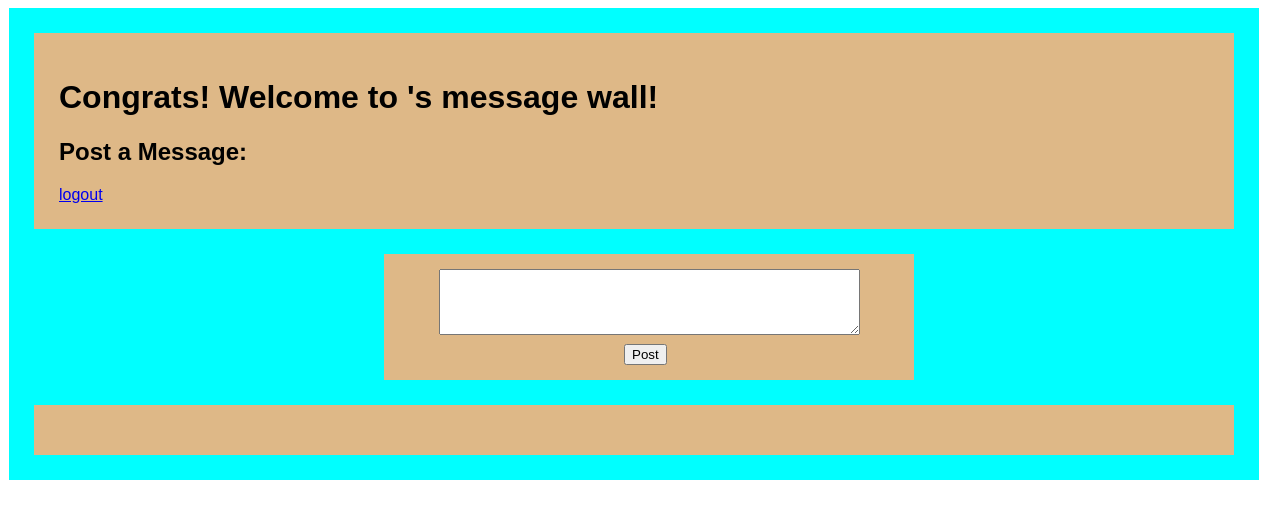
Before: /success with the older database file.
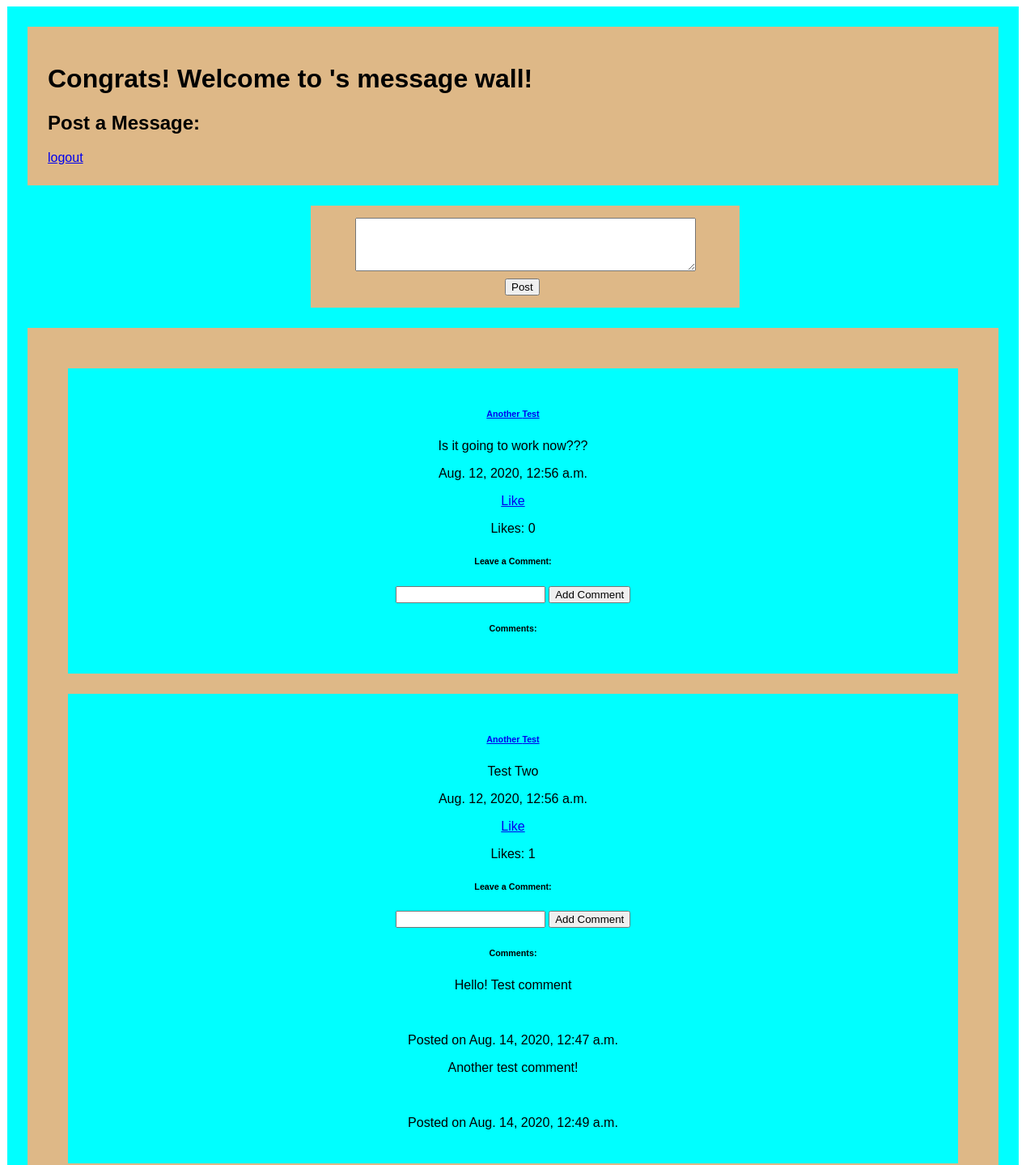
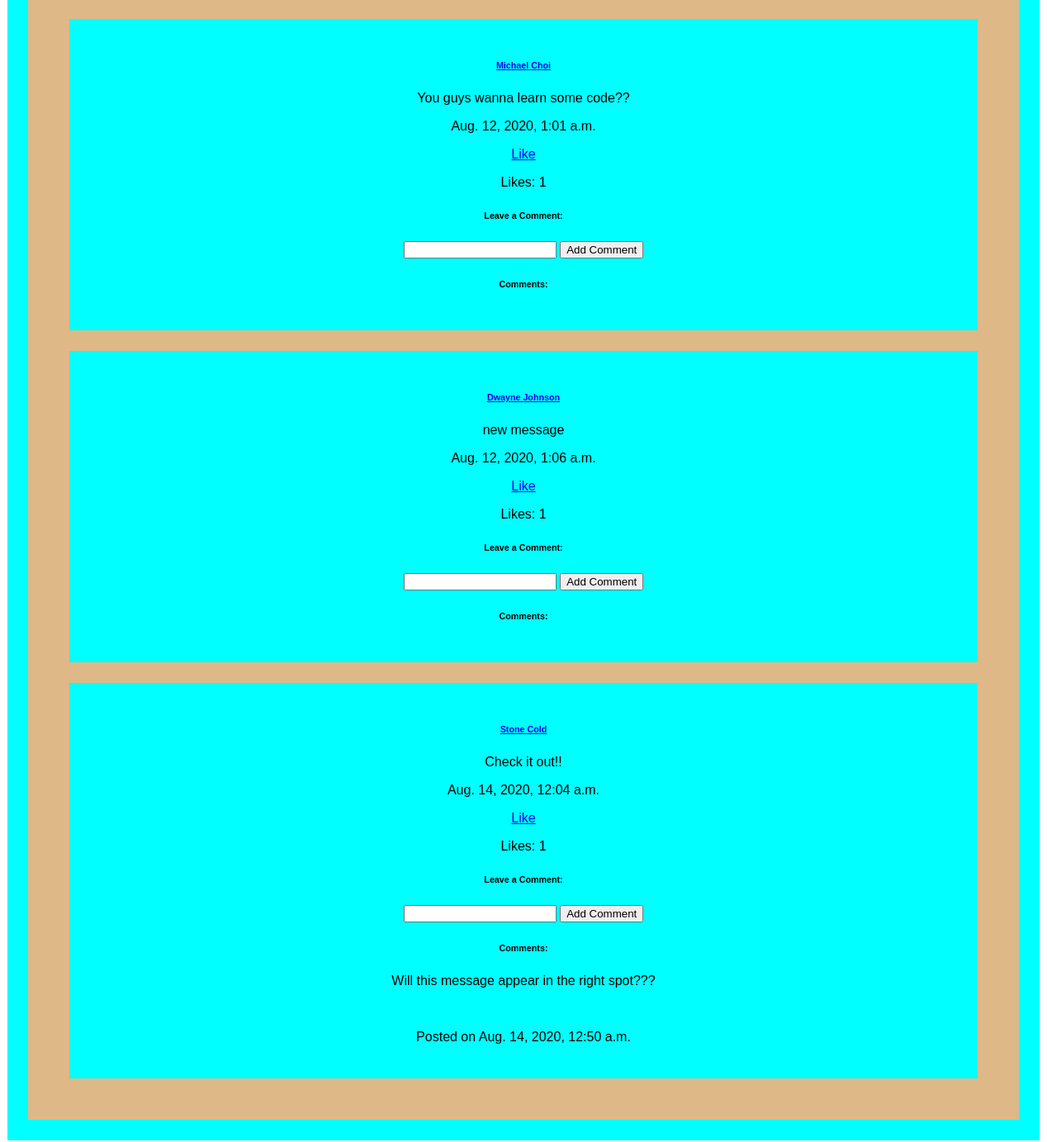
After: the same page with the newer database file (2 pictures, top to bottom).
### social/models.py (models this page shows)
class Wall_Message(models.Model):
    content = models.CharField(max_length=255)
    poster = models.ForeignKey(User, related_name="messages", on_delete=models.CASCADE)
    likes = models.ManyToManyField(User, related_name="likes")
    created_at = models.DateTimeField(auto_now_add=True)
    updated_at = models.DateTimeField(auto_now=True)
    objects = MessageManager()

class User(models.Model):
    first_name = models.CharField(max_length=255)
    last_name = models.CharField(max_length=255)
    email = models.CharField(max_length=255)
    password = models.CharField(max_length=255)
    created_at = models.DateTimeField(auto_now_add=True)
    updated_at = models.DateTimeField(auto_now=True)
    objects = UserManager()

class Comment(models.Model):
    content = models.CharField(max_length=255)
    poster = models.ForeignKey(User, related_name="comments", on_delete=models.CASCADE)
    message = models.ForeignKey(Wall_Message, related_name="comments", on_delete=models.CASCADE)
    created_at = models.DateTimeField(auto_now_add=True)
    updated_at = models.DateTimeField(auto_now=True)

### social/views.py (the view)
# urls.py: path('success', views.success),
def success(request):
    context = {
        'all_messages': Wall_Message.objects.all()
    }
    return render(request, 'success.html', context)

### social/templates/success.html (shortened to what this page needs)
<!DOCTYPE html>
<html lang="en">
<head>
    {% load static %}
    <link rel="stylesheet" href="{% static 'style.css' %}">
    <link rel="stylesheet" href="{% static 'mess_style.css' %}">
</head>
<body>
    <div id="wrapper">
        <div id="header">
        <h1>Congrats! Welcome to {{request.session.name}}'s message wall!</h1>
        <h2>Post a Message:</h2>
        <a href="/logout">logout</a>
        </div>
        <form id='mess_form' action="/create_message" method=POST>
            <textarea rows="4" cols="50" name="content"></textarea>
            <input class='submit' type="submit" value="Post">
        </form>
        <div id="messages">
            {% for one_mess in all_messages %}
            <div class="message">
                <h6><a href="/profile/{{one_mess.poster.id}}">{{one_mess.poster.first_name}} {{one_mess.poster.last_name}}</a></h6>
                <p>{{one_mess.content}}</p>
                <p>{{one_mess.created_at}}</p>
                <a href="/like/{{one_mess.id}}">Like</a>
                <p>Likes: {{one_mess.likes.count}}</p>
                <h6>Leave a Comment:</h6>
                <form action="/add_comment/{{one_mess.id}}" method=POST>
                    <input type="text" name='content'>
                    <input type="submit" value="Add Comment">
                </form>
                <h6>Comments:</h6>
                {% for one_comm in one_mess.comments.all %}
                <p>{{one_comm.content}}</p><br>
                <p>Posted on {{one_comm.created_at}}</p>
                {% endfor %}
            </div>
            {% endfor %}
        </div>
    </div>
</body>
</html>

### social/static/style.css (style rules this page uses)
#wrapper { font-family: sans-serif; margin: 0px auto; width: 1200px; background-color: aqua; padding: 25px; }
#header { padding: 25px; background-color: burlywood; margin-bottom: 25px; }
.submit { display: block; margin-top: 25px; margin-left: 120px; }

### social/static/mess_style.css (style rules this page uses)
#mess_form { margin-left: 500px; background-color: burlywood; text-align: center; padding: 15px; margin: 25px; width: 500px; margin-left: 350px; }
.submit { display: block; margin-top: 5px; margin-left: 225px; }
#messages { background-color: burlywood; padding: 25px; }
.message { background-color: aqua; text-align: center; margin: 25px; padding: 25px; }

Changed rows visible on the page:
added Wall_Message: poster.first_name "Another", poster.last_name "Test", content "Is it going to work now???", created_at "Aug. 12, 2020, 12:56 a.m.", likes.count "0"
added Wall_Message: poster.first_name "Another", poster.last_name "Test", content "Test Two", created_at "Aug. 12, 2020, 12:56 a.m.", likes.count "1"
added Comment: content "Hello! Test comment", created_at "Aug. 14, 2020, 12:47 a.m.", shown under "Another"
added Comment: content "Another test comment!", created_at "Aug. 14, 2020, 12:49 a.m.", shown under "Another"
added Wall_Message: poster.first_name "Michael", poster.last_name "Choi", content "You guys wanna learn some code??", created_at "Aug. 12, 2020, 1:01 a.m.", likes.count "1"
added Wall_Message: poster.first_name "Dwayne", poster.last_name "Johnson", content "new message", created_at "Aug. 12, 2020, 1:06 a.m.", likes.count "1"
added Wall_Message: poster.first_name "Stone", poster.last_name "Cold", content "Check it out!!", created_at "Aug. 14, 2020, 12:04 a.m.", likes.count "1"
added Comment: content "Will this message appear in the right spot???", created_at "Aug. 14, 2020, 12:50 a.m.", shown under "Stone"
